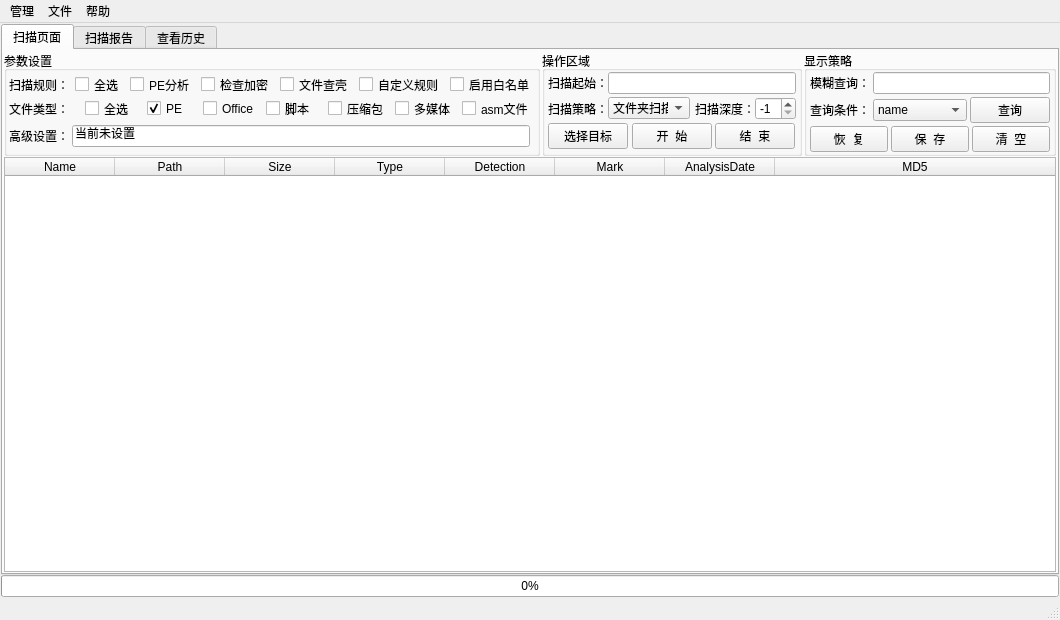
<?xml version="1.0" encoding="UTF-8"?>
<ui version="4.0">
 <class>MainWindow</class>
 <widget class="QMainWindow" name="MainWindow">
  <property name="geometry">
   <rect>
    <x>0</x>
    <y>0</y>
    <width>1060</width>
    <height>620</height>
   </rect>
  </property>
  <property name="windowTitle">
   <string>Static Malware Analysis &amp; Report Tool</string>
  </property>
  <widget class="QWidget" name="centralwidget">
   <layout class="QVBoxLayout" name="verticalLayout_2">
    <property name="leftMargin">
     <number>1</number>
    </property>
    <property name="topMargin">
     <number>1</number>
    </property>
    <property name="rightMargin">
     <number>1</number>
    </property>
    <property name="bottomMargin">
     <number>1</number>
    </property>
    <item>
     <layout class="QVBoxLayout" name="verticalLayout">
      <property name="spacing">
       <number>0</number>
      </property>
      <item>
       <widget class="QTabWidget" name="tabWidget">
        <property name="currentIndex">
         <number>0</number>
        </property>
        <widget class="QWidget" name="tab">
         <attribute name="title">
          <string>扫描页面</string>
         </attribute>
         <layout class="QVBoxLayout" name="verticalLayout_4">
          <property name="leftMargin">
           <number>1</number>
          </property>
          <property name="topMargin">
           <number>1</number>
          </property>
          <property name="rightMargin">
           <number>1</number>
          </property>
          <property name="bottomMargin">
           <number>1</number>
          </property>
          <item>
           <layout class="QVBoxLayout" name="verticalLayout_3">
            <property name="spacing">
             <number>1</number>
            </property>
            <item>
             <layout class="QHBoxLayout" name="horizontalLayout_9" stretch="6,3,3">
              <property name="spacing">
               <number>2</number>
              </property>
              <item>
               <widget class="QGroupBox" name="groupBox_4">
                <property name="maximumSize">
                 <size>
                  <width>16777215</width>
                  <height>200</height>
                 </size>
                </property>
                <property name="title">
                 <string>参数设置</string>
                </property>
                <layout class="QVBoxLayout" name="verticalLayout_6">
                 <property name="spacing">
                  <number>3</number>
                 </property>
                 <property name="leftMargin">
                  <number>1</number>
                 </property>
                 <property name="topMargin">
                  <number>1</number>
                 </property>
                 <property name="rightMargin">
                  <number>1</number>
                 </property>
                 <property name="bottomMargin">
                  <number>1</number>
                 </property>
                 <item>
                  <layout class="QHBoxLayout" name="horizontalLayout_7" stretch="2,1,1,1,1,1,1">
                   <property name="spacing">
                    <number>6</number>
                   </property>
                   <property name="leftMargin">
                    <number>1</number>
                   </property>
                   <property name="topMargin">
                    <number>1</number>
                   </property>
                   <property name="rightMargin">
                    <number>1</number>
                   </property>
                   <property name="bottomMargin">
                    <number>1</number>
                   </property>
                   <item>
                    <widget class="QLabel" name="label_4">
                     <property name="maximumSize">
                      <size>
                       <width>70</width>
                       <height>15</height>
                      </size>
                     </property>
                     <property name="text">
                      <string>扫描规则：</string>
                     </property>
                    </widget>
                   </item>
                   <item>
                    <widget class="QCheckBox" name="CBRuleAll">
                     <property name="maximumSize">
                      <size>
                       <width>80</width>
                       <height>15</height>
                      </size>
                     </property>
                     <property name="text">
                      <string>全选</string>
                     </property>
                     <property name="checked">
                      <bool>false</bool>
                     </property>
                    </widget>
                   </item>
                   <item>
                    <widget class="QCheckBox" name="CBRulePE">
                     <property name="maximumSize">
                      <size>
                       <width>100</width>
                       <height>15</height>
                      </size>
                     </property>
                     <property name="text">
                      <string>PE分析</string>
                     </property>
                    </widget>
                   </item>
                   <item>
                    <widget class="QCheckBox" name="CBRuleCrypto">
                     <property name="maximumSize">
                      <size>
                       <width>120</width>
                       <height>15</height>
                      </size>
                     </property>
                     <property name="text">
                      <string>检查加密</string>
                     </property>
                    </widget>
                   </item>
                   <item>
                    <widget class="QCheckBox" name="CBRulePack">
                     <property name="maximumSize">
                      <size>
                       <width>120</width>
                       <height>15</height>
                      </size>
                     </property>
                     <property name="text">
                      <string>文件查壳</string>
                     </property>
                    </widget>
                   </item>
                   <item>
                    <widget class="QCheckBox" name="CBRuleSelf">
                     <property name="maximumSize">
                      <size>
                       <width>140</width>
                       <height>15</height>
                      </size>
                     </property>
                     <property name="text">
                      <string>自定义规则</string>
                     </property>
                    </widget>
                   </item>
                   <item>
                    <widget class="QCheckBox" name="CBRuleWL">
                     <property name="maximumSize">
                      <size>
                       <width>140</width>
                       <height>15</height>
                      </size>
                     </property>
                     <property name="text">
                      <string>启用白名单</string>
                     </property>
                    </widget>
                   </item>
                  </layout>
                 </item>
                 <item>
                  <layout class="QHBoxLayout" name="horizontalLayout_6" stretch="2,1,1,1,1,1,1,1">
                   <property name="spacing">
                    <number>6</number>
                   </property>
                   <property name="leftMargin">
                    <number>1</number>
                   </property>
                   <property name="topMargin">
                    <number>1</number>
                   </property>
                   <property name="rightMargin">
                    <number>2</number>
                   </property>
                   <property name="bottomMargin">
                    <number>1</number>
                   </property>
                   <item>
                    <widget class="QLabel" name="label_3">
                     <property name="maximumSize">
                      <size>
                       <width>70</width>
                       <height>15</height>
                      </size>
                     </property>
                     <property name="text">
                      <string>文件类型：</string>
                     </property>
                    </widget>
                   </item>
                   <item>
                    <widget class="QCheckBox" name="CBTypeAll">
                     <property name="maximumSize">
                      <size>
                       <width>80</width>
                       <height>15</height>
                      </size>
                     </property>
                     <property name="text">
                      <string>全选</string>
                     </property>
                     <property name="checked">
                      <bool>false</bool>
                     </property>
                    </widget>
                   </item>
                   <item>
                    <widget class="QCheckBox" name="CBTypePE">
                     <property name="maximumSize">
                      <size>
                       <width>50</width>
                       <height>15</height>
                      </size>
                     </property>
                     <property name="text">
                      <string>PE</string>
                     </property>
                     <property name="checked">
                      <bool>true</bool>
                     </property>
                    </widget>
                   </item>
                   <item>
                    <widget class="QCheckBox" name="CBTypeOffice">
                     <property name="maximumSize">
                      <size>
                       <width>100</width>
                       <height>15</height>
                      </size>
                     </property>
                     <property name="text">
                      <string>Office</string>
                     </property>
                    </widget>
                   </item>
                   <item>
                    <widget class="QCheckBox" name="CBTypeShell">
                     <property name="maximumSize">
                      <size>
                       <width>80</width>
                       <height>15</height>
                      </size>
                     </property>
                     <property name="text">
                      <string>脚本</string>
                     </property>
                    </widget>
                   </item>
                   <item>
                    <widget class="QCheckBox" name="CBTypeZip">
                     <property name="maximumSize">
                      <size>
                       <width>95</width>
                       <height>15</height>
                      </size>
                     </property>
                     <property name="text">
                      <string>压缩包</string>
                     </property>
                    </widget>
                   </item>
                   <item>
                    <widget class="QCheckBox" name="CBTypeMedia">
                     <property name="maximumSize">
                      <size>
                       <width>95</width>
                       <height>15</height>
                      </size>
                     </property>
                     <property name="text">
                      <string>多媒体</string>
                     </property>
                    </widget>
                   </item>
                   <item>
                    <widget class="QCheckBox" name="CBTypeAsm">
                     <property name="maximumSize">
                      <size>
                       <width>110</width>
                       <height>15</height>
                      </size>
                     </property>
                     <property name="text">
                      <string>asm文件</string>
                     </property>
                    </widget>
                   </item>
                  </layout>
                 </item>
                 <item>
                  <layout class="QHBoxLayout" name="horizontalLayout">
                   <property name="leftMargin">
                    <number>1</number>
                   </property>
                   <property name="topMargin">
                    <number>1</number>
                   </property>
                   <property name="rightMargin">
                    <number>6</number>
                   </property>
                   <property name="bottomMargin">
                    <number>1</number>
                   </property>
                   <item>
                    <widget class="QLabel" name="label_5">
                     <property name="maximumSize">
                      <size>
                       <width>70</width>
                       <height>15</height>
                      </size>
                     </property>
                     <property name="text">
                      <string>高级设置：</string>
                     </property>
                    </widget>
                   </item>
                   <item>
                    <widget class="QLineEdit" name="lineEditAdvSet">
                     <property name="text">
                      <string>当前未设置</string>
                     </property>
                    </widget>
                   </item>
                  </layout>
                 </item>
                </layout>
               </widget>
              </item>
              <item>
               <widget class="QGroupBox" name="groupBox_3">
                <property name="sizePolicy">
                 <sizepolicy hsizetype="Preferred" vsizetype="Preferred">
                  <horstretch>0</horstretch>
                  <verstretch>0</verstretch>
                 </sizepolicy>
                </property>
                <property name="minimumSize">
                 <size>
                  <width>260</width>
                  <height>100</height>
                 </size>
                </property>
                <property name="maximumSize">
                 <size>
                  <width>16777215</width>
                  <height>200</height>
                 </size>
                </property>
                <property name="title">
                 <string>操作区域</string>
                </property>
                <layout class="QVBoxLayout" name="verticalLayout_5">
                 <property name="spacing">
                  <number>3</number>
                 </property>
                 <property name="leftMargin">
                  <number>3</number>
                 </property>
                 <property name="topMargin">
                  <number>1</number>
                 </property>
                 <property name="rightMargin">
                  <number>3</number>
                 </property>
                 <property name="bottomMargin">
                  <number>1</number>
                 </property>
                 <item>
                  <layout class="QHBoxLayout" name="horizontalLayout_3">
                   <property name="spacing">
                    <number>0</number>
                   </property>
                   <item>
                    <widget class="QLabel" name="label">
                     <property name="maximumSize">
                      <size>
                       <width>60</width>
                       <height>16777215</height>
                      </size>
                     </property>
                     <property name="text">
                      <string>扫描起始：</string>
                     </property>
                    </widget>
                   </item>
                   <item>
                    <widget class="QLineEdit" name="lineEditScanStart">
                     <property name="sizePolicy">
                      <sizepolicy hsizetype="Preferred" vsizetype="Fixed">
                       <horstretch>0</horstretch>
                       <verstretch>0</verstretch>
                      </sizepolicy>
                     </property>
                    </widget>
                   </item>
                  </layout>
                 </item>
                 <item>
                  <layout class="QHBoxLayout" name="horizontalLayout_4">
                   <property name="spacing">
                    <number>0</number>
                   </property>
                   <item>
                    <widget class="QLabel" name="label_2">
                     <property name="maximumSize">
                      <size>
                       <width>60</width>
                       <height>16777215</height>
                      </size>
                     </property>
                     <property name="text">
                      <string>扫描策略：</string>
                     </property>
                    </widget>
                   </item>
                   <item>
                    <widget class="QComboBox" name="comboBox">
                     <property name="minimumSize">
                      <size>
                       <width>0</width>
                       <height>21</height>
                      </size>
                     </property>
                     <property name="toolTip">
                      <string>设置扫描策略</string>
                     </property>
                     <item>
                      <property name="text">
                       <string>文件夹扫描</string>
                      </property>
                     </item>
                     <item>
                      <property name="text">
                       <string>多文件扫描</string>
                      </property>
                     </item>
                    </widget>
                   </item>
                   <item>
                    <spacer name="horizontalSpacer">
                     <property name="orientation">
                      <enum>Qt::Horizontal</enum>
                     </property>
                     <property name="sizeType">
                      <enum>QSizePolicy::Fixed</enum>
                     </property>
                     <property name="sizeHint" stdset="0">
                      <size>
                       <width>5</width>
                       <height>20</height>
                      </size>
                     </property>
                    </spacer>
                   </item>
                   <item>
                    <widget class="QLabel" name="label_6">
                     <property name="maximumSize">
                      <size>
                       <width>60</width>
                       <height>16777215</height>
                      </size>
                     </property>
                     <property name="toolTip">
                      <string>文件夹扫描深度设置，-1时全部扫描</string>
                     </property>
                     <property name="statusTip">
                      <string/>
                     </property>
                     <property name="whatsThis">
                      <string/>
                     </property>
                     <property name="text">
                      <string>扫描深度：</string>
                     </property>
                    </widget>
                   </item>
                   <item>
                    <widget class="QSpinBox" name="spinBox">
                     <property name="toolTip">
                      <string>文件夹扫描深度设置，-1时全部扫描</string>
                     </property>
                     <property name="suffix">
                      <string/>
                     </property>
                     <property name="prefix">
                      <string/>
                     </property>
                     <property name="minimum">
                      <number>-1</number>
                     </property>
                     <property name="value">
                      <number>-1</number>
                     </property>
                    </widget>
                   </item>
                  </layout>
                 </item>
                 <item>
                  <layout class="QHBoxLayout" name="horizontalLayout_5" stretch="0,0,0,0,0,0,0">
                   <item>
                    <spacer name="horizontalSpacer_4">
                     <property name="orientation">
                      <enum>Qt::Horizontal</enum>
                     </property>
                     <property name="sizeHint" stdset="0">
                      <size>
                       <width>40</width>
                       <height>20</height>
                      </size>
                     </property>
                    </spacer>
                   </item>
                   <item>
                    <widget class="QPushButton" name="PB_SelectFolder">
                     <property name="maximumSize">
                      <size>
                       <width>16777215</width>
                       <height>16777215</height>
                      </size>
                     </property>
                     <property name="text">
                      <string>选择目标</string>
                     </property>
                    </widget>
                   </item>
                   <item>
                    <spacer name="horizontalSpacer_3">
                     <property name="orientation">
                      <enum>Qt::Horizontal</enum>
                     </property>
                     <property name="sizeHint" stdset="0">
                      <size>
                       <width>40</width>
                       <height>20</height>
                      </size>
                     </property>
                    </spacer>
                   </item>
                   <item>
                    <widget class="QPushButton" name="PB_Start">
                     <property name="text">
                      <string>开  始</string>
                     </property>
                    </widget>
                   </item>
                   <item>
                    <spacer name="horizontalSpacer_2">
                     <property name="orientation">
                      <enum>Qt::Horizontal</enum>
                     </property>
                     <property name="sizeHint" stdset="0">
                      <size>
                       <width>40</width>
                       <height>20</height>
                      </size>
                     </property>
                    </spacer>
                   </item>
                   <item>
                    <widget class="QPushButton" name="PB_End">
                     <property name="text">
                      <string>结  束</string>
                     </property>
                    </widget>
                   </item>
                   <item>
                    <spacer name="horizontalSpacer_5">
                     <property name="orientation">
                      <enum>Qt::Horizontal</enum>
                     </property>
                     <property name="sizeHint" stdset="0">
                      <size>
                       <width>40</width>
                       <height>20</height>
                      </size>
                     </property>
                    </spacer>
                   </item>
                  </layout>
                 </item>
                </layout>
               </widget>
              </item>
              <item>
               <widget class="QGroupBox" name="groupBox">
                <property name="sizePolicy">
                 <sizepolicy hsizetype="Preferred" vsizetype="Preferred">
                  <horstretch>0</horstretch>
                  <verstretch>0</verstretch>
                 </sizepolicy>
                </property>
                <property name="minimumSize">
                 <size>
                  <width>200</width>
                  <height>0</height>
                 </size>
                </property>
                <property name="title">
                 <string>显示策略</string>
                </property>
                <layout class="QVBoxLayout" name="verticalLayout_7">
                 <property name="spacing">
                  <number>3</number>
                 </property>
                 <property name="leftMargin">
                  <number>3</number>
                 </property>
                 <property name="topMargin">
                  <number>1</number>
                 </property>
                 <property name="rightMargin">
                  <number>3</number>
                 </property>
                 <property name="bottomMargin">
                  <number>1</number>
                 </property>
                 <item>
                  <layout class="QHBoxLayout" name="horizontalLayout_8">
                   <item>
                    <widget class="QLabel" name="label_7">
                     <property name="text">
                      <string>模糊查询：</string>
                     </property>
                    </widget>
                   </item>
                   <item>
                    <widget class="QLineEdit" name="lineEditSelect"/>
                   </item>
                  </layout>
                 </item>
                 <item>
                  <layout class="QHBoxLayout" name="horizontalLayout_10">
                   <item>
                    <widget class="QLabel" name="label_8">
                     <property name="text">
                      <string>查询条件：</string>
                     </property>
                    </widget>
                   </item>
                   <item>
                    <widget class="QComboBox" name="comboBox_2">
                     <property name="sizePolicy">
                      <sizepolicy hsizetype="Expanding" vsizetype="Fixed">
                       <horstretch>0</horstretch>
                       <verstretch>0</verstretch>
                      </sizepolicy>
                     </property>
                     <property name="minimumSize">
                      <size>
                       <width>0</width>
                       <height>21</height>
                      </size>
                     </property>
                     <item>
                      <property name="text">
                       <string>name</string>
                      </property>
                     </item>
                     <item>
                      <property name="text">
                       <string>type</string>
                      </property>
                     </item>
                     <item>
                      <property name="text">
                       <string>md5</string>
                      </property>
                     </item>
                    </widget>
                   </item>
                   <item>
                    <widget class="QPushButton" name="PB_Select">
                     <property name="text">
                      <string>查询</string>
                     </property>
                    </widget>
                   </item>
                  </layout>
                 </item>
                 <item>
                  <layout class="QHBoxLayout" name="horizontalLayout_2">
                   <item>
                    <spacer name="horizontalSpacer_7">
                     <property name="orientation">
                      <enum>Qt::Horizontal</enum>
                     </property>
                     <property name="sizeHint" stdset="0">
                      <size>
                       <width>40</width>
                       <height>20</height>
                      </size>
                     </property>
                    </spacer>
                   </item>
                   <item>
                    <widget class="QPushButton" name="PB_Recover">
                     <property name="text">
                      <string>恢  复</string>
                     </property>
                    </widget>
                   </item>
                   <item>
                    <spacer name="horizontalSpacer_8">
                     <property name="orientation">
                      <enum>Qt::Horizontal</enum>
                     </property>
                     <property name="sizeHint" stdset="0">
                      <size>
                       <width>40</width>
                       <height>20</height>
                      </size>
                     </property>
                    </spacer>
                   </item>
                   <item>
                    <widget class="QPushButton" name="PB_Store">
                     <property name="text">
                      <string>保  存</string>
                     </property>
                    </widget>
                   </item>
                   <item>
                    <spacer name="horizontalSpacer_9">
                     <property name="orientation">
                      <enum>Qt::Horizontal</enum>
                     </property>
                     <property name="sizeHint" stdset="0">
                      <size>
                       <width>40</width>
                       <height>20</height>
                      </size>
                     </property>
                    </spacer>
                   </item>
                   <item>
                    <widget class="QPushButton" name="PB_Clear">
                     <property name="text">
                      <string>清  空</string>
                     </property>
                    </widget>
                   </item>
                   <item>
                    <spacer name="horizontalSpacer_10">
                     <property name="orientation">
                      <enum>Qt::Horizontal</enum>
                     </property>
                     <property name="sizeHint" stdset="0">
                      <size>
                       <width>40</width>
                       <height>20</height>
                      </size>
                     </property>
                    </spacer>
                   </item>
                  </layout>
                 </item>
                </layout>
               </widget>
              </item>
             </layout>
            </item>
            <item>
             <widget class="QTableWidget" name="tableWidget">
              <property name="minimumSize">
               <size>
                <width>450</width>
                <height>280</height>
               </size>
              </property>
              <property name="toolTip">
               <string/>
              </property>
              <property name="editTriggers">
               <set>QAbstractItemView::NoEditTriggers</set>
              </property>
              <property name="showGrid">
               <bool>false</bool>
              </property>
              <property name="rowCount">
               <number>0</number>
              </property>
              <property name="columnCount">
               <number>8</number>
              </property>
              <attribute name="horizontalHeaderDefaultSectionSize">
               <number>110</number>
              </attribute>
              <attribute name="horizontalHeaderHighlightSections">
               <bool>false</bool>
              </attribute>
              <attribute name="horizontalHeaderStretchLastSection">
               <bool>true</bool>
              </attribute>
              <attribute name="verticalHeaderHighlightSections">
               <bool>false</bool>
              </attribute>
              <column>
               <property name="text">
                <string>Name</string>
               </property>
              </column>
              <column>
               <property name="text">
                <string>Path</string>
               </property>
              </column>
              <column>
               <property name="text">
                <string>Size</string>
               </property>
              </column>
              <column>
               <property name="text">
                <string>Type</string>
               </property>
              </column>
              <column>
               <property name="text">
                <string>Detection</string>
               </property>
              </column>
              <column>
               <property name="text">
                <string>Mark</string>
               </property>
              </column>
              <column>
               <property name="text">
                <string>AnalysisDate</string>
               </property>
              </column>
              <column>
               <property name="text">
                <string>MD5</string>
               </property>
              </column>
             </widget>
            </item>
           </layout>
          </item>
         </layout>
        </widget>
        <widget class="QWidget" name="tab_2">
         <attribute name="title">
          <string>扫描报告</string>
         </attribute>
         <layout class="QVBoxLayout" name="verticalLayout_8">
          <item>
           <widget class="QTextEdit" name="textEdit"/>
          </item>
          <item>
           <layout class="QHBoxLayout" name="horizontalLayout_11">
            <item>
             <spacer name="horizontalSpacer_6">
              <property name="orientation">
               <enum>Qt::Horizontal</enum>
              </property>
              <property name="sizeHint" stdset="0">
               <size>
                <width>40</width>
                <height>20</height>
               </size>
              </property>
             </spacer>
            </item>
            <item>
             <widget class="QPushButton" name="pushButton_2">
              <property name="text">
               <string>保存报告</string>
              </property>
             </widget>
            </item>
            <item>
             <widget class="QPushButton" name="pushButton">
              <property name="text">
               <string>清空内容</string>
              </property>
             </widget>
            </item>
           </layout>
          </item>
         </layout>
        </widget>
        <widget class="QWidget" name="tab_3">
         <attribute name="title">
          <string>查看历史</string>
         </attribute>
        </widget>
       </widget>
      </item>
      <item>
       <widget class="QProgressBar" name="progressBar">
        <property name="value">
         <number>0</number>
        </property>
       </widget>
      </item>
     </layout>
    </item>
   </layout>
  </widget>
  <widget class="QMenuBar" name="menubar">
   <property name="geometry">
    <rect>
     <x>0</x>
     <y>0</y>
     <width>1060</width>
     <height>23</height>
    </rect>
   </property>
   <widget class="QMenu" name="menu">
    <property name="title">
     <string>管理</string>
    </property>
    <addaction name="AC_Check"/>
    <addaction name="separator"/>
    <addaction name="AC_Setting"/>
   </widget>
   <widget class="QMenu" name="menu_2">
    <property name="title">
     <string>文件</string>
    </property>
    <addaction name="AC_Loadcfg"/>
    <addaction name="AC_OutLog"/>
   </widget>
   <widget class="QMenu" name="menu_4">
    <property name="title">
     <string>帮助</string>
    </property>
    <addaction name="AC_Info"/>
    <addaction name="AC_About"/>
    <addaction name="AC_Author"/>
   </widget>
   <addaction name="menu"/>
   <addaction name="menu_2"/>
   <addaction name="menu_4"/>
  </widget>
  <widget class="QStatusBar" name="statusbar"/>
  <action name="AC_Check">
   <property name="text">
    <string>检查配置</string>
   </property>
  </action>
  <action name="AC_Setting">
   <property name="text">
    <string>软件设置</string>
   </property>
  </action>
  <action name="AC_Loadcfg">
   <property name="text">
    <string>读取配置</string>
   </property>
  </action>
  <action name="AC_Info">
   <property name="text">
    <string>版本信息</string>
   </property>
  </action>
  <action name="AC_About">
   <property name="text">
    <string>关于软件</string>
   </property>
  </action>
  <action name="AC_Author">
   <property name="text">
    <string>联系作者</string>
   </property>
  </action>
  <action name="AC_OutLog">
   <property name="text">
    <string>导出日志</string>
   </property>
  </action>
  <action name="action_9">
   <property name="text">
    <string>软件设置</string>
   </property>
  </action>
 </widget>
 <resources/>
 <connections/>
</ui>
